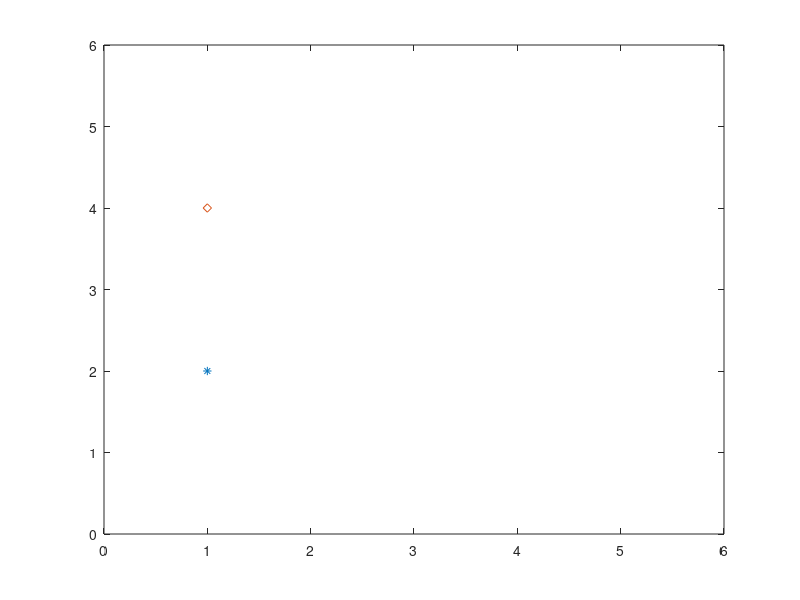

Here is the MATLAB script that generated this plot:

plot(1)
clf

xi1 = [1 2 deg2rad(180)]';
xj1 = [1 4 0]';


l = norm(xi1(1:2)' - xj1(1:2)');

disp(l);

plot(xi1(1), xi1(2), '*'); hold on;
plot(xj1(1), xj1(2), 'd');

xlim([0 6]);
ylim([0 6]);


diff = xj1(1:2) - xi1(1:2);

eta = deg2rad(270);
theta = deg2rad(180);

x = l*cos(eta - theta);
y = l*sin(eta - theta);

fprintf("state substraction \n");
fprintf("diff x : %f    diff y: %f \r\n", x, y);
fprintf("with lidar information \n");
fprintf("diff x : %f    diff y: %f \r\n", x, y);







